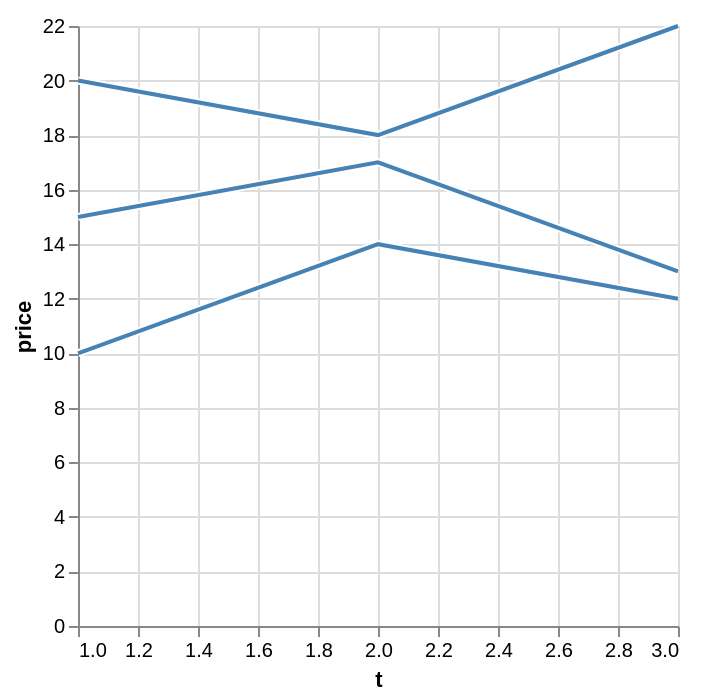

Express this chart as Vega-Lite.
### Vega-Lite specification from a JSON file in a GitHub repository (floating-point values rounded to 4 significant figures)
{"$schema": "https://vega.github.io/schema/vega-lite/v6.json", "description": "A line and its halo repeated over three columns, where each copy is a layer of two marks — so the copy is named and its members are numbered under it.", "data": {"values": [{"t": 1, "AAPL": 10, "GOOG": 20, "MSFT": 15}, {"t": 2, "AAPL": 14, "GOOG": 18, "MSFT": 17}, {"t": 3, "AAPL": 12, "GOOG": 22, "MSFT": 13}]}, "repeat": {"layer": ["AAPL", "GOOG", "MSFT"]}, "spec": {"layer": [{"mark": {"type": "line", "stroke": "white", "strokeWidth": 4}, "encoding": {"x": {"field": "t", "type": "quantitative"}, "y": {"field": {"repeat": "layer"}, "type": "quantitative", "title": "price"}}}, {"mark": {"type": "line", "stroke": "steelblue"}, "encoding": {"x": {"field": "t", "type": "quantitative"}, "y": {"field": {"repeat": "layer"}, "type": "quantitative", "title": "price"}}}]}}
